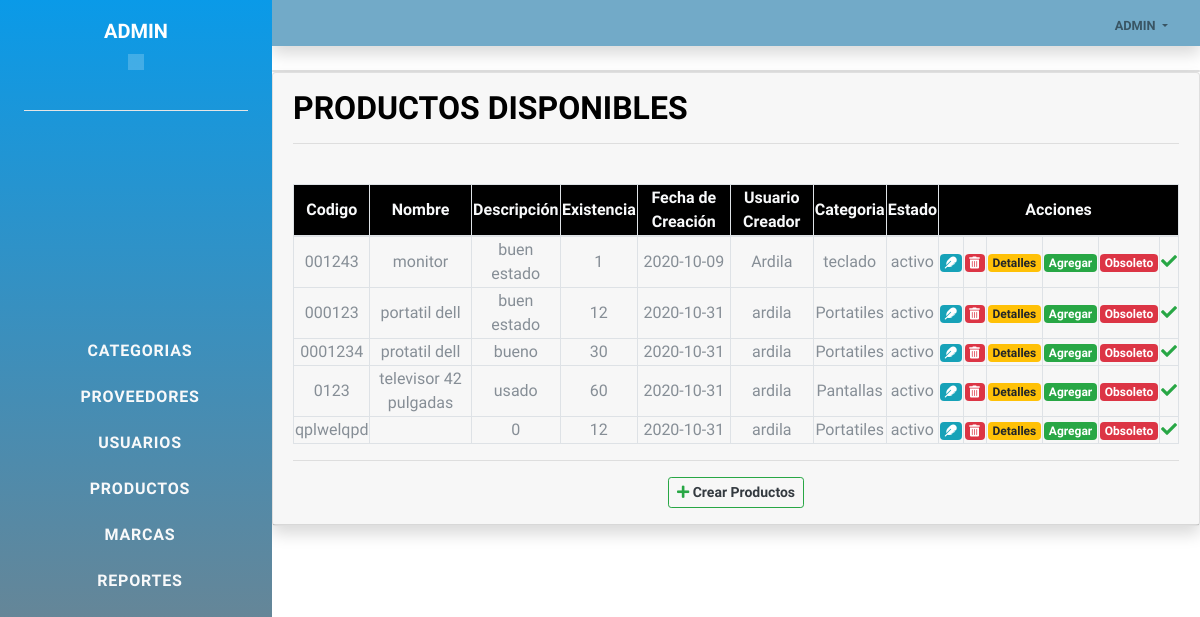
The page /codigo/pre_consultar_productos.php (signed in) on the database as committed earlier.
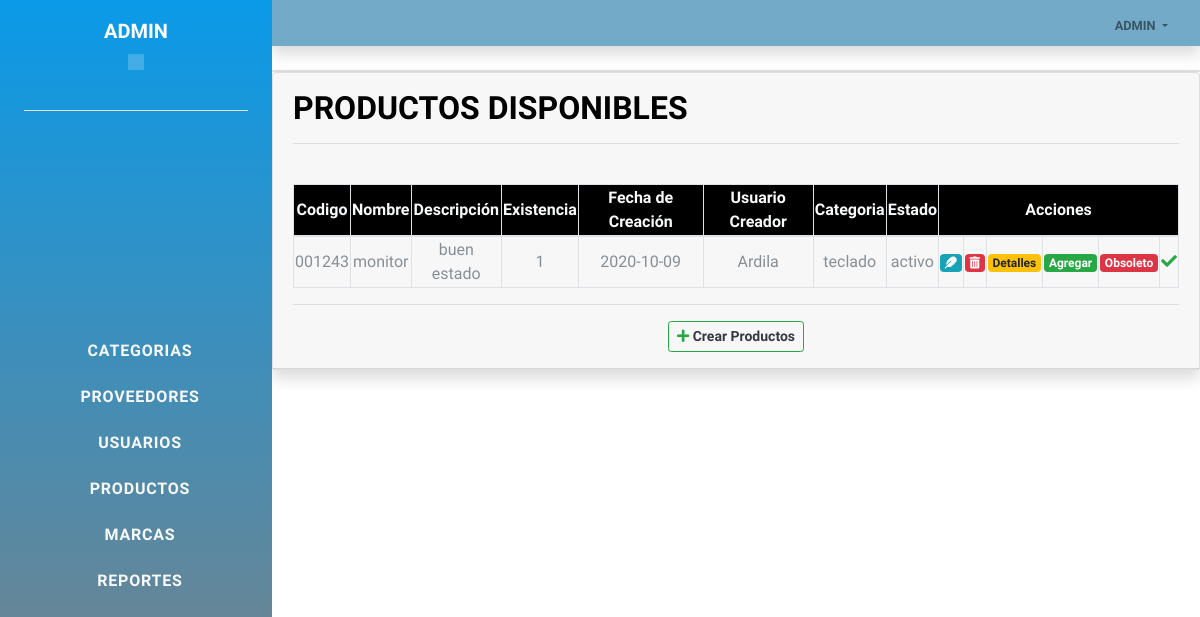
The same page on the database as committed later.
### tables this page shows
CREATE TABLE IF NOT EXISTS `productos` (
  `id_product` int(5) NOT NULL AUTO_INCREMENT,
  `codigo` varchar(15) NOT NULL,
  `codigo_barra` varchar(40) DEFAULT NULL,
  `nombre` varchar(50) NOT NULL,
  `descripcion` varchar(100) NOT NULL,
  `existencia` varchar(5) NOT NULL,
  `fecha_modificacion` date DEFAULT NULL,
  `fecha_creacion` date NOT NULL,
  `usuario_creacion` varchar(20) NOT NULL,
  `usuario_modificacion` varchar(20) DEFAULT NULL,
  `fk_id_estado` varchar(4) NOT NULL,
  `fk_id_categoria` varchar(4) NOT NULL,
  `fk_id_proveedor` varchar(4) NOT NULL,
  `fk_id_marca` varchar(4) NOT NULL,
  PRIMARY KEY (`id_product`)
);

CREATE TABLE IF NOT EXISTS `categorias` (
  `id_categorias` int(5) NOT NULL AUTO_INCREMENT,
  `codigo_categoria` varchar(15) NOT NULL,
  `fecha_creacion` date NOT NULL,
  `fecha_modificacion` date DEFAULT NULL,
  `usuario_modificacion` varchar(10) NOT NULL,
  `cat_descripcion` varchar(100) NOT NULL,
  `usuario_creacion` varchar(10) NOT NULL,
  `fk_id_estado` varchar(5) NOT NULL,
  PRIMARY KEY (`id_categorias`)
);

CREATE TABLE IF NOT EXISTS `estados` (
  `id_estado` int(5) NOT NULL AUTO_INCREMENT,
  `nombre_estado` varchar(20) NOT NULL,
  PRIMARY KEY (`id_estado`)
);

### codigo/pre_consultar_productos.php (the view, shortened to what this page needs)
<!DOCTYPE html>
<html lang="en">
<head>
    <link href="../vendor/bootstrap/css/bootstrap.min.css" rel="stylesheet">
<link href="../vendor/fontawesome-free/css/all.min.css" rel="stylesheet">
<link href="https://unpkg.com/ionicons@4.5.10-0/dist/css/ionicons.min.css" rel="stylesheet">
<link href="../css/resume.min.css" rel="stylesheet">
</head>
<body >
    <?php
      include("../menu_admin/columna.php");
    ?>
<?php
include("../menu_admin/banner.php");
?>
<div class="card">
</div>
    <div class="card shadow mb-4">
            <div class="card-header py-3">
                    <h3 class="m-0 font-weight-bold" style="color: black;">Productos Disponibles</h3>
                    <hr>
                    <br>
    <table class=" table-ligth table-hover table-bordered " width="100%" >
<thead style="background-color: black;" class="text-light" >
    <tr align="center" >
        <th>Codigo</th>
        <th>Nombre</th>
        <th>Descripci&oacute;n</th>
        <th>Existencia</th>
        <th>Fecha de Creaci&oacute;n</th>
        <th>Usuario Creador</th>
        <th>Categoria</th>
        <th>Estado</th>
        <th colspan="6">Acciones</th>
    </tr>
</thead>
    <?php
    include("conexion.php");
    $consulta="SELECT P.codigo,P.nombre,P.descripcion,P.fecha_creacion,P.usuario_creacion,P.fk_id_categoria,
                      P.fk_id_estado,P.id_product,P.existencia,
                      C.id_categorias,C.cat_descripcion,
                      E.id_estado,E.nombre_estado
                      FROM productos P
                      INNER JOIN categorias C
                      ON P.fk_id_categoria = C.id_categorias
                      INNER JOIN estados E
                      ON P.fk_id_estado = E.id_estado";
    if(!$resultado=$db->query($consulta)){
    die('hay un error con la consulta o los datos no existen vuelve a comprobar !!![' . $db->error . ']');
    }
    while($fila=$resultado->fetch_assoc()){
        $bcodigo=stripslashes($fila['codigo']);
        $bnombre=stripslashes($fila['nombre']);
        $bdescripcion=stripslashes($fila['descripcion']);
        $bfecha_creacion=stripslashes($fila['fecha_creacion']);
        $busuario_creacion=stripslashes($fila['usuario_creacion']);
        $bfk_id_categoria=stripslashes($fila['cat_descripcion']);
        $bfk_id_estado=stripslashes($fila['nombre_estado']);
        $bid_product=stripslashes($fila['id_product']);
        $bexistencia=stripslashes($fila['existencia']);
        echo "<tbody align='center'>";
        echo "<tr>";
        echo "<td class='id_prod'>$bcodigo</td>";
        echo "<td>$bnombre</td>";
        echo "<td>$bdescripcion</td>";
        echo "<td>$bexistencia</td>";
        echo "<td>$bfecha_creacion</td>";
        echo "<td>$busuario_creacion</td>";
        echo "<td>$bfk_id_categoria</td>";
        echo "<td>$bfk_id_estado</td>";
        ?>
        <td>
            <a href="#" class="badge badge-info act_btn" prod="<?php echo $bid_product; ?>"><i class="fas fa-feather"></i></a>
        </td>
        <td>
            <a href="#" class="badge badge-danger delete_btn"><i class="fas fa-trash-alt"></i></a>
        </td>
        <td>
        <a href="#" class="badge badge-warning info_btn" prod="<?php echo $bid_product;?>">Detalles</a>
        </td>
        <td>
        <a href="#" class="badge badge-success add_btn" prod="<?php echo $bid_product;?>">Agregar</a>
        </td>
        <td>
        <a href="#" class="badge badge-danger obs_btn" prod="<?php echo $bid_product;?>">Obsoleto</a>
        </td>
        <?php
        if($bfk_id_estado=="activo"){
            echo "<td><a href='neg_cambiar_estado_prod.php?id=$bid_product'><i class='fas fa-check text-success'></i></a></td>";
        }
        echo "</tr>";
        echo "</tbody>";
    }
    ?>
 </table>
 <hr>
 <div align="center">
 <button type="submit" class="btn btn-outline-success btn-sm"><i class="fas fa-plus"></i><a href="pre_crear_productos.php" style="   text-decoration: none;">
   <span class="text-dark"> <b> Crear Productos</b></span></a></button>
 </div>
</div>
</div>
</body>
</html>

### menu_admin/columna.php (shortened to what this page needs)
<!DOCTYPE html>
<html lang="en">
<head>
</head>
<body>
  <nav  class="navbar navbar-expand-lg navbar-dark  fixed-top" id="sideNav" style="background: linear-gradient(to bottom, #0A9AE8 , gray );">
      <div class="collapse navbar-collapse">
    <ul class="navbar-nav navbar-brand">
    <li class="nav-item d-block d-lg-block">
    <b><span> ADMIN</span></b><br>
    <a class="navbar-brand" href="#">
        <img class="img-block img-profile rounded-cube mx-auto mb-3" src="../imagen/admin.jpg" alt="">
        </a>
        </li>
        <li class="nav-item">
        <span ><hr style="background-color: white;"></span>
       </li>
        </ul>
      </div>
      <div class="collapse navbar-collapse" id="navbarSupportedContent" >
      <ul class="navbar-nav ">
       <li class="nav-item ">
          <a class="nav-link  text-light" href="pre_consultar_categorias.php"><i class="icon ion-md-filing mr-2 lead "></i>categorias</a>
        </li>
        <li class="nav-item">
          <a class="nav-link  text-light" href="../codigo/pre_consultar_proveedores.php"><i class="icon ion-md-bookmarks mr-2 lead" ></i>Proveedores</a>
        </li>
        <li class="nav-item">
          <a class="nav-link  text-light" href="../codigo/pre_consultar_usuarios.php"><i class="icon ion-md-people mr-2 lead"></i>Usuarios</a>
        </li>
        <li class="nav-item">
          <a class="nav-link  text-light" href="../codigo/pre_consultar_productos.php"><i class="icon ion-md-pricetag mr-2 lead"></i>Productos</a>
        </li>
        <li class="nav-item">
          <a class="nav-link  text-light" href="../codigo/pre_consultar_marcas.php"><i class="icon ion-md-pricetags mr-2 lead"></i>Marcas</a>
        </li>
        <li class="nav-item">
          <a class="nav-link text-light" href="../codigo/pre_consultar_reportes.php"><i class="icon ion-md-clipboard mr-2 lead"></i>reportes</a>
        </li>
      </ul>
    </div>
  </nav>
</body>
</html>

### menu_admin/banner.php (shortened to what this page needs)
<!DOCTYPE html>
<html lang="en">
<head>
</head>
<body>
<nav class=" navbar navbar-expand navbar-light  topbar  mb-4 static-top shadow" style="background:#72aac8">
<ul class="navbar-nav ml-auto" >
<li class="nav-item dropdown no-arrow">
  <a class="nav-link dropdown-toggle mr-2 d-none d-lg-inline text-dark-600 small" href="#" id="userDropdown" role="button" data-toggle="dropdown">
  <i class="icon ion-md-settings mr-2 lead"></i><b>ADMIN</b>
  </a>
</li>
</ul>
</nav>
</body>
</html>

Rows that differ between the two databases and show on the page:
removed productos: codigo "000123", nombre "portatil dell", descripcion "buen estado", existencia "12", fecha_creacion "2020-10-31", usuario_creacion "ardila", categorias.cat_descripcion "Portatiles", estados.nombre_estado "activo"
removed productos: codigo "0001234", nombre "protatil dell", descripcion "bueno", existencia "30", fecha_creacion "2020-10-31", usuario_creacion "ardila", categorias.cat_descripcion "Portatiles", estados.nombre_estado "activo"
removed productos: codigo "0123", nombre "televisor 42 pulgadas", descripcion "usado", existencia "60", fecha_creacion "2020-10-31", usuario_creacion "ardila", categorias.cat_descripcion "Pantallas", estados.nombre_estado "activo"
removed productos: codigo "qplwelqpd", descripcion "0", existencia "12", fecha_creacion "2020-10-31", usuario_creacion "ardila", categorias.cat_descripcion "Portatiles", estados.nombre_estado "activo"
